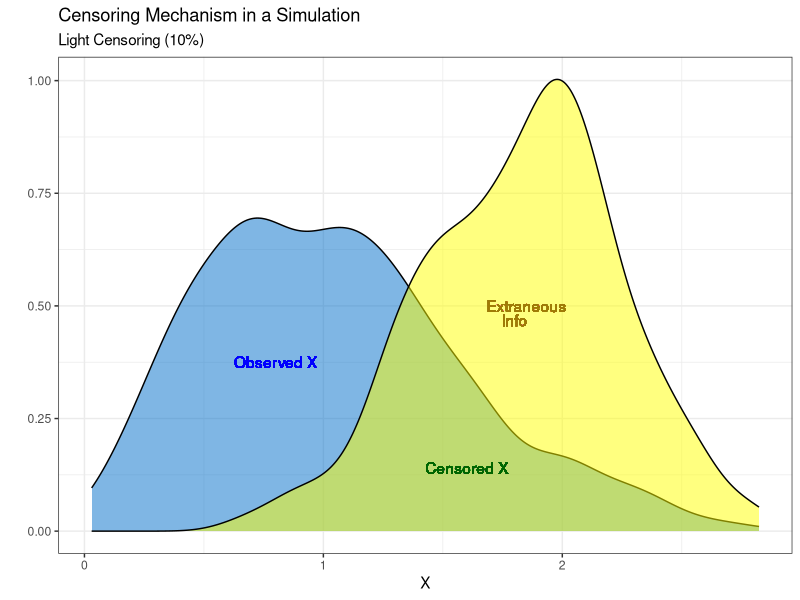
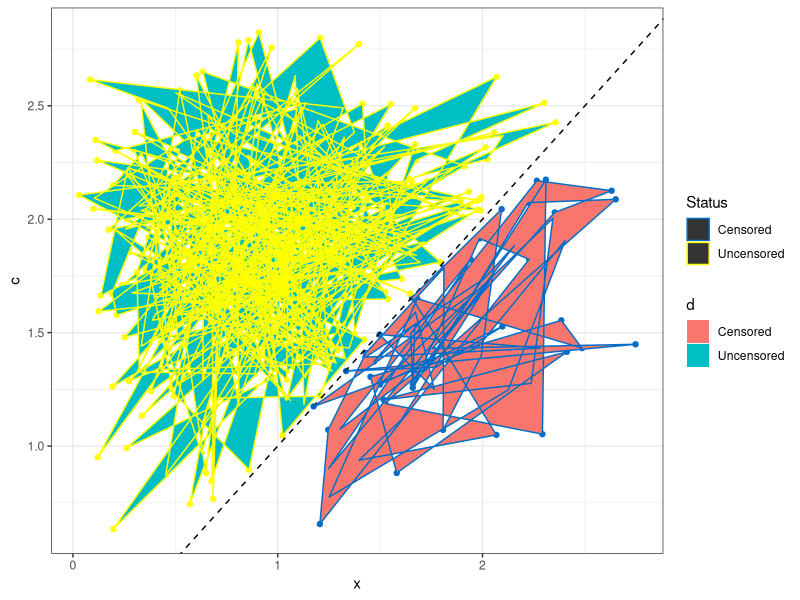
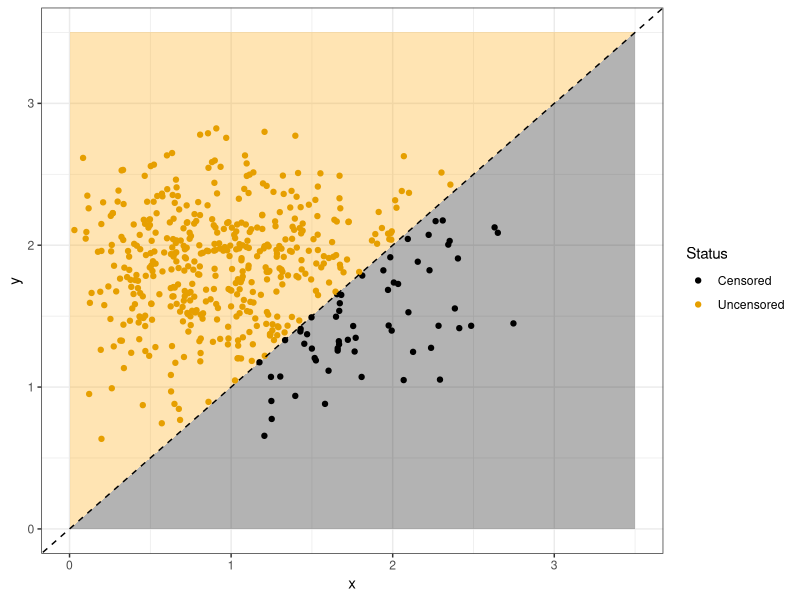

These charts were generated, in order, by the following R code:

# This script generates a plot to explain the censoring mechanism in the simulations.

set.seed(12623) #day i first wrote the plot
library(tidyverse)

n <- 500
x <- rweibull(n = n, shape = 2, scale = 1.2) #to be censored covariate
e <- rnorm(n = n, mean = 0, sd = 1) #random error
y <- 1 + 0.5 * x + e #continuous outcome
c <- rweibull(n = n, shape = 5, scale = 2)
d <- as.numeric(x <= c) 


toy <- data.frame(x,y,c,d)

1 - mean(toy$d) #10% censored

toy %>% ggplot() +
  geom_density(aes(x = x), 
               fill = "#006ec9", 
               alpha = 0.5) +
  geom_density(aes(x = c), 
               fill = "yellow", 
               alpha = 0.5) +
  geom_text(x = 0.8, y = 0.375, 
            label="Observed X",
            color = "blue") +
  geom_text(x = 1.85, y = 0.5,
            label = "Extraneous",
            color = "#9f7a06") + 
  geom_text(x = 1.8, y = 0.468,
            label = "Info",
            color = "#9f7a06") + 
  geom_text(x = 1.6, y = 0.14,
            label = "Censored X",
            color = "darkgreen") + 
  theme_bw() +
  labs(title = "Censoring Mechanism in a Simulation",
       subtitle = "Light Censoring (10%)",
       x = "X",
       y = "")
 
# Sarah's added plot #1 (this one does the fun *pop* art)
toy %>% 
  mutate(d = factor(x = d, levels = c(0, 1), 
                    labels = c("Censored", "Uncensored"))) %>%
  ggplot(aes(x = x, y = c, col = d)) + 
  geom_point() + 
  geom_abline(slope = 1, linetype = 2) +
  theme_bw() + 
  scale_color_manual(name = "Status", 
                     values = c("#006ec9", "yellow")) + 
  geom_polygon(aes(fill = d))

# Sarah's added plot #2 (this one is boring but more informative)
toy %>% 
  mutate(d = factor(x = d, levels = c(0, 1), 
                    labels = c("Censored", "Uncensored"))) %>%
  ggplot() + 
  geom_polygon(data = data.frame(x = c(0, 0, 3.5), y = c(0, 3.5, 3.5)), aes(x = x, y = y), fill = "orange", alpha = 0.3) +
  geom_polygon(data = data.frame(x = c(0, 3.5, 3.5), y = c(0, 0, 3.5)), aes(x = x, y = y), fill = "black", alpha = 0.3) +
  geom_point(aes(x = x, y = c, col = d)) + 
  geom_abline(slope = 1, linetype = 2) +
  theme_bw() + ggthemes::scale_colour_colorblind(name = "Status") 
